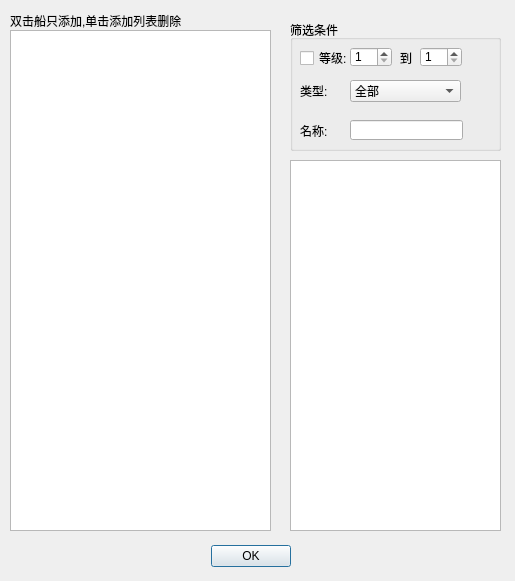
<?xml version="1.0" encoding="UTF-8"?>
<ui version="4.0">
 <class>Frame_select_ship</class>
 <widget class="QDialog" name="Frame_select_ship">
  <property name="geometry">
   <rect>
    <x>0</x>
    <y>0</y>
    <width>515</width>
    <height>581</height>
   </rect>
  </property>
  <property name="windowTitle">
   <string>Dialog</string>
  </property>
  <widget class="QDialogButtonBox" name="buttonBox">
   <property name="geometry">
    <rect>
     <x>-50</x>
     <y>540</y>
     <width>341</width>
     <height>32</height>
    </rect>
   </property>
   <property name="orientation">
    <enum>Qt::Horizontal</enum>
   </property>
   <property name="standardButtons">
    <set>QDialogButtonBox::Ok</set>
   </property>
  </widget>
  <widget class="QLabel" name="label">
   <property name="geometry">
    <rect>
     <x>10</x>
     <y>10</y>
     <width>191</width>
     <height>21</height>
    </rect>
   </property>
   <property name="text">
    <string>双击船只添加,单击添加列表删除</string>
   </property>
  </widget>
  <widget class="QGroupBox" name="groupBox">
   <property name="geometry">
    <rect>
     <x>290</x>
     <y>20</y>
     <width>211</width>
     <height>131</height>
    </rect>
   </property>
   <property name="title">
    <string>筛选条件</string>
   </property>
   <widget class="QCheckBox" name="cb_level">
    <property name="geometry">
     <rect>
      <x>10</x>
      <y>30</y>
      <width>51</width>
      <height>16</height>
     </rect>
    </property>
    <property name="text">
     <string>等级:</string>
    </property>
   </widget>
   <widget class="QSpinBox" name="cb_level_min">
    <property name="geometry">
     <rect>
      <x>60</x>
      <y>27</y>
      <width>42</width>
      <height>20</height>
     </rect>
    </property>
    <property name="minimum">
     <number>1</number>
    </property>
    <property name="maximum">
     <number>110</number>
    </property>
   </widget>
   <widget class="QSpinBox" name="cb_level_max">
    <property name="geometry">
     <rect>
      <x>130</x>
      <y>27</y>
      <width>42</width>
      <height>20</height>
     </rect>
    </property>
    <property name="minimum">
     <number>1</number>
    </property>
    <property name="maximum">
     <number>110</number>
    </property>
   </widget>
   <widget class="QLabel" name="label_2">
    <property name="geometry">
     <rect>
      <x>110</x>
      <y>30</y>
      <width>21</width>
      <height>16</height>
     </rect>
    </property>
    <property name="text">
     <string>到</string>
    </property>
   </widget>
   <widget class="QComboBox" name="cb_type">
    <property name="geometry">
     <rect>
      <x>60</x>
      <y>60</y>
      <width>111</width>
      <height>22</height>
     </rect>
    </property>
    <item>
     <property name="text">
      <string>全部</string>
     </property>
    </item>
    <item>
     <property name="text">
      <string>航母</string>
     </property>
    </item>
    <item>
     <property name="text">
      <string>轻母</string>
     </property>
    </item>
    <item>
     <property name="text">
      <string>装母</string>
     </property>
    </item>
    <item>
     <property name="text">
      <string>战列</string>
     </property>
    </item>
    <item>
     <property name="text">
      <string>航战</string>
     </property>
    </item>
    <item>
     <property name="text">
      <string>战巡</string>
     </property>
    </item>
    <item>
     <property name="text">
      <string>重巡</string>
     </property>
    </item>
    <item>
     <property name="text">
      <string>航巡</string>
     </property>
    </item>
    <item>
     <property name="text">
      <string>雷巡</string>
     </property>
    </item>
    <item>
     <property name="text">
      <string>轻巡</string>
     </property>
    </item>
    <item>
     <property name="text">
      <string>重炮</string>
     </property>
    </item>
    <item>
     <property name="text">
      <string>驱逐</string>
     </property>
    </item>
    <item>
     <property name="text">
      <string>潜母</string>
     </property>
    </item>
    <item>
     <property name="text">
      <string>潜艇</string>
     </property>
    </item>
    <item>
     <property name="text">
      <string>炮潜</string>
     </property>
    </item>
    <item>
     <property name="text">
      <string>补给</string>
     </property>
    </item>
    <item>
     <property name="text">
      <string>导驱</string>
     </property>
    </item>
    <item>
     <property name="text">
      <string>防驱</string>
     </property>
    </item>
    <item>
     <property name="text">
      <string>其他</string>
     </property>
    </item>
   </widget>
   <widget class="QLabel" name="label_3">
    <property name="geometry">
     <rect>
      <x>10</x>
      <y>60</y>
      <width>54</width>
      <height>21</height>
     </rect>
    </property>
    <property name="text">
     <string>类型:</string>
    </property>
   </widget>
   <widget class="QLabel" name="label_4">
    <property name="geometry">
     <rect>
      <x>10</x>
      <y>100</y>
      <width>41</width>
      <height>21</height>
     </rect>
    </property>
    <property name="text">
     <string>名称:</string>
    </property>
   </widget>
   <widget class="QLineEdit" name="ed_name">
    <property name="geometry">
     <rect>
      <x>60</x>
      <y>100</y>
      <width>113</width>
      <height>20</height>
     </rect>
    </property>
   </widget>
  </widget>
  <widget class="QListWidget" name="lt_select_ship">
   <property name="geometry">
    <rect>
     <x>290</x>
     <y>160</y>
     <width>211</width>
     <height>371</height>
    </rect>
   </property>
  </widget>
  <widget class="QListWidget" name="lt_all_ship">
   <property name="geometry">
    <rect>
     <x>10</x>
     <y>30</y>
     <width>261</width>
     <height>501</height>
    </rect>
   </property>
  </widget>
 </widget>
 <resources/>
 <connections>
  <connection>
   <sender>buttonBox</sender>
   <signal>accepted()</signal>
   <receiver>Frame_select_ship</receiver>
   <slot>accept()</slot>
   <hints>
    <hint type="sourcelabel">
     <x>248</x>
     <y>254</y>
    </hint>
    <hint type="destinationlabel">
     <x>157</x>
     <y>274</y>
    </hint>
   </hints>
  </connection>
  <connection>
   <sender>buttonBox</sender>
   <signal>rejected()</signal>
   <receiver>Frame_select_ship</receiver>
   <slot>reject()</slot>
   <hints>
    <hint type="sourcelabel">
     <x>316</x>
     <y>260</y>
    </hint>
    <hint type="destinationlabel">
     <x>286</x>
     <y>274</y>
    </hint>
   </hints>
  </connection>
 </connections>
</ui>
